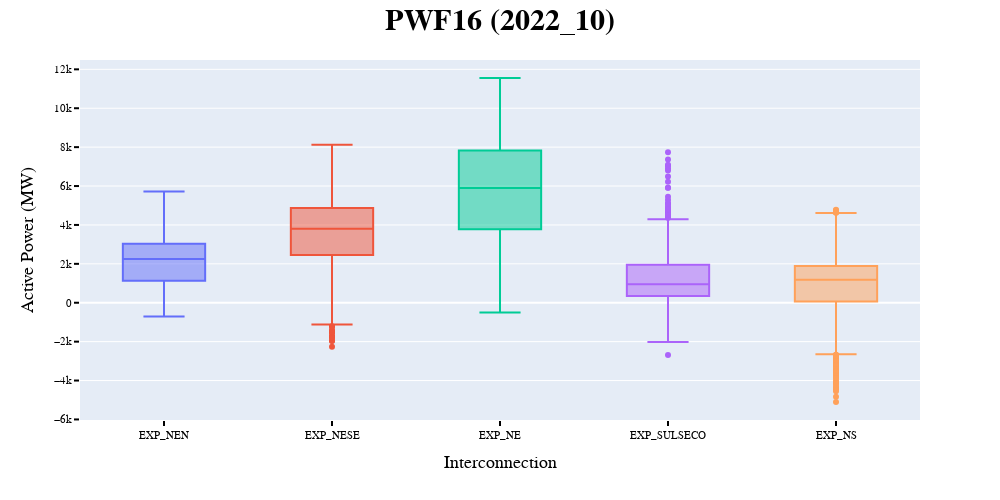

Notebook code cell kept with this figure:
### Code cell
box_plot(pwf16_hm, "P(MW)", "PWF16", "2022_10")

### Figure 1 — Plotly figure (JSON) as saved in the notebook; plotly's stock layout.template omitted (floating-point values rounded to 4 significant figures; data arrays with more than 128 entries replaced by an {"elided": "..."} marker saying what was removed)
{"data": [{"alignmentgroup": "True", "hovertemplate": "Nome Elo=%{x}<br>P(MW)=%{y}<extra></extra>", "legendgroup": "EXP_NEN", "marker": {"color": "#636efa"}, "name": "EXP_NEN", "notched": false, "offsetgroup": "EXP_NEN", "orientation": "v", "showlegend": true, "type": "box", "x": {"elided": "1344 str values"}, "x0": " ", "xaxis": "x", "y": {"elided": "1344 float values"}, "y0": " ", "yaxis": "y"}, {"alignmentgroup": "True", "hovertemplate": "Nome Elo=%{x}<br>P(MW)=%{y}<extra></extra>", "legendgroup": "EXP_NESE", "marker": {"color": "#EF553B"}, "name": "EXP_NESE", "notched": false, "offsetgroup": "EXP_NESE", "orientation": "v", "showlegend": true, "type": "box", "x": {"elided": "1344 str values"}, "x0": " ", "xaxis": "x", "y": {"elided": "1344 float values"}, "y0": " ", "yaxis": "y"}, {"alignmentgroup": "True", "hovertemplate": "Nome Elo=%{x}<br>P(MW)=%{y}<extra></extra>", "legendgroup": "EXP_NE", "marker": {"color": "#00cc96"}, "name": "EXP_NE", "notched": false, "offsetgroup": "EXP_NE", "orientation": "v", "showlegend": true, "type": "box", "x": {"elided": "1344 str values"}, "x0": " ", "xaxis": "x", "y": {"elided": "1344 float values"}, "y0": " ", "yaxis": "y"}, {"alignmentgroup": "True", "hovertemplate": "Nome Elo=%{x}<br>P(MW)=%{y}<extra></extra>", "legendgroup": "EXP_SULSECO", "marker": {"color": "#ab63fa"}, "name": "EXP_SULSECO", "notched": false, "offsetgroup": "EXP_SULSECO", "orientation": "v", "showlegend": true, "type": "box", "x": {"elided": "1344 str values"}, "x0": " ", "xaxis": "x", "y": {"elided": "1344 float values"}, "y0": " ", "yaxis": "y"}, {"alignmentgroup": "True", "hovertemplate": "Nome Elo=%{x}<br>P(MW)=%{y}<extra></extra>", "legendgroup": "EXP_NS", "marker": {"color": "#FFA15A"}, "name": "EXP_NS", "notched": false, "offsetgroup": "EXP_NS", "orientation": "v", "showlegend": true, "type": "box", "x": {"elided": "1344 str values"}, "x0": " ", "xaxis": "x", "y": {"elided": "1344 float values"}, "y0": " ", "yaxis": "y"}], "layout": {"autosize": false, "boxmode": "overlay", "font": {"color": "black", "family": "Courier"}, "height": 500, "legend": {"title": {"text": "Nome Elo"}, "tracegroupgap": 0}, "margin": {"t": 60}, "showlegend": false, "title": {"font": {"size": 30}, "text": "<b>PWF16 (2022_10)</b>", "x": 0.5, "yref": "paper"}, "width": 1000, "xaxis": {"anchor": "y", "categoryarray": ["EXP_NEN", "EXP_NESE", "EXP_NE", "EXP_SULSECO", "EXP_NS"], "categoryorder": "array", "domain": [0, 1], "tickcolor": "black", "tickfont": {"family": "Arial Black", "size": 11}, "ticklen": 5, "ticks": "outside", "tickwidth": 2, "title": {"font": {"size": 18}, "text": "Interconnection"}}, "yaxis": {"anchor": "x", "domain": [0, 1], "tickcolor": "black", "tickfont": {"family": "Arial Black", "size": 11}, "ticklen": 5, "ticks": "outside", "tickwidth": 2, "title": {"font": {"size": 18}, "text": "Active Power (MW)"}}}}
